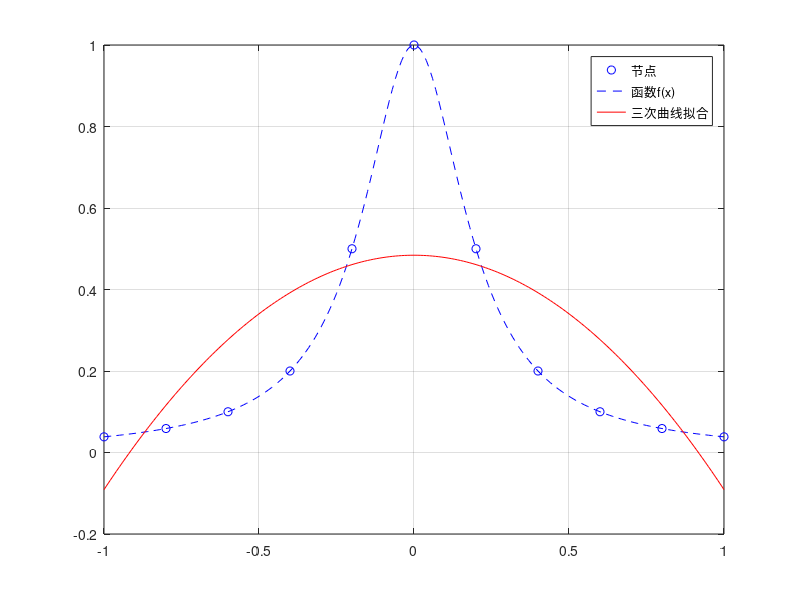

The MATLAB script that drew this image:
i = 0:10;
x = -1+0.2*i;
y = 1./(1+25*x.^2);
p = polyfit(x,y,3);
x1 = -1:0.01:1;
y1 = 1./(1+25*x1.^2);
y2 = polyval(p, x1);
plot(x,y,'bo', x1,y1,'b--',x1,y2,'r');
legend('节点','函数f(x)','三次曲线拟合');
grid on;